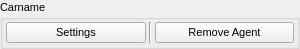
<?xml version="1.0" encoding="UTF-8"?>
<ui version="4.0">
 <class>Form</class>
 <widget class="QWidget" name="Form">
  <property name="geometry">
   <rect>
    <x>0</x>
    <y>0</y>
    <width>300</width>
    <height>44</height>
   </rect>
  </property>
  <property name="windowTitle">
   <string>Form</string>
  </property>
  <layout class="QGridLayout" name="gridLayout">
   <property name="leftMargin">
    <number>0</number>
   </property>
   <property name="topMargin">
    <number>0</number>
   </property>
   <property name="rightMargin">
    <number>0</number>
   </property>
   <property name="bottomMargin">
    <number>0</number>
   </property>
   <item row="0" column="0">
    <widget class="QGroupBox" name="group_agent">
     <property name="minimumSize">
      <size>
       <width>300</width>
       <height>0</height>
      </size>
     </property>
     <property name="font">
      <font>
       <pointsize>8</pointsize>
      </font>
     </property>
     <property name="title">
      <string>Carname</string>
     </property>
     <layout class="QGridLayout" name="gridLayout_2">
      <property name="leftMargin">
       <number>3</number>
      </property>
      <property name="topMargin">
       <number>3</number>
      </property>
      <property name="rightMargin">
       <number>3</number>
      </property>
      <property name="bottomMargin">
       <number>3</number>
      </property>
      <property name="horizontalSpacing">
       <number>3</number>
      </property>
      <property name="verticalSpacing">
       <number>2</number>
      </property>
      <item row="0" column="1">
       <widget class="QPushButton" name="btn_settings">
        <property name="sizePolicy">
         <sizepolicy hsizetype="Minimum" vsizetype="Fixed">
          <horstretch>0</horstretch>
          <verstretch>0</verstretch>
         </sizepolicy>
        </property>
        <property name="text">
         <string>Settings</string>
        </property>
       </widget>
      </item>
      <item row="0" column="2">
       <widget class="Line" name="line">
        <property name="orientation">
         <enum>Qt::Vertical</enum>
        </property>
       </widget>
      </item>
      <item row="0" column="3">
       <widget class="QPushButton" name="btn_remove_agent">
        <property name="sizePolicy">
         <sizepolicy hsizetype="Minimum" vsizetype="Fixed">
          <horstretch>0</horstretch>
          <verstretch>0</verstretch>
         </sizepolicy>
        </property>
        <property name="font">
         <font>
          <pointsize>8</pointsize>
         </font>
        </property>
        <property name="text">
         <string>Remove Agent</string>
        </property>
       </widget>
      </item>
     </layout>
    </widget>
   </item>
  </layout>
 </widget>
 <resources/>
 <connections/>
</ui>
